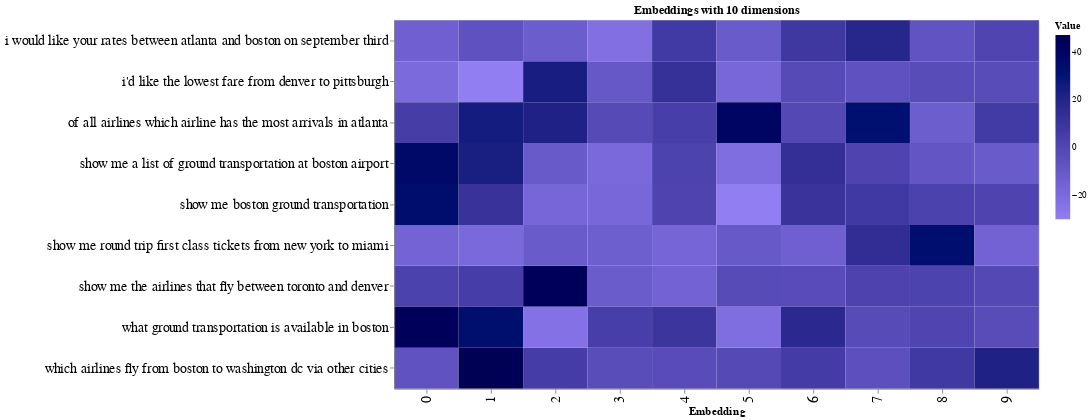

This figure's notebook cell:
### Code cell
# Set sample size to visualize
sample = 9

# Reshape the data for visualization purposes
source = pd.DataFrame(embeds_pc)[:sample]
source = pd.concat([source,df['query']], axis=1)
source = source.melt(id_vars=['query'])

# Configure the plot
chart = alt.Chart(source).mark_rect().encode(
    x=alt.X('variable:N', title="Embedding"),
    y=alt.Y('query:N', title='',axis=alt.Axis(labelLimit=500)),
    color=alt.Color('value:Q', title="Value", scale=alt.Scale(
                range=["#917EF3", "#000000"]))
)

result_cohore = chart.configure(background='#ffffff'
        ).properties(
        width=700,
        height=400,
        title='Embeddings with 10 dimensions'
       ).configure_axis(
      labelFontSize=15,
      titleFontSize=12)

# Show the plot
result_cohore

### Figure 1 — Vega-Lite specification as saved in the notebook (floating-point values rounded to 4 significant figures; data arrays with more than 128 entries replaced by an {"elided": "..."} marker saying what was removed)
{"config": {"view": {"continuousWidth": 400, "continuousHeight": 300}, "axis": {"labelFontSize": 15, "titleFontSize": 12}, "background": "#ffffff"}, "data": {"name": "data-4497ac43d4e52411c6a4d9dd49ac2fd1"}, "mark": "rect", "encoding": {"color": {"field": "value", "scale": {"range": ["#917EF3", "#000000"]}, "title": "Value", "type": "quantitative"}, "x": {"field": "variable", "title": "Embedding", "type": "nominal"}, "y": {"axis": {"labelLimit": 500}, "field": "query", "title": "", "type": "nominal"}}, "height": 400, "title": "Embeddings with 10 dimensions", "width": 700, "$schema": "https://vega.github.io/schema/vega-lite/v4.17.0.json", "datasets": {"data-4497ac43d4e52411c6a4d9dd49ac2fd1": {"elided": "2120 records"}}}
